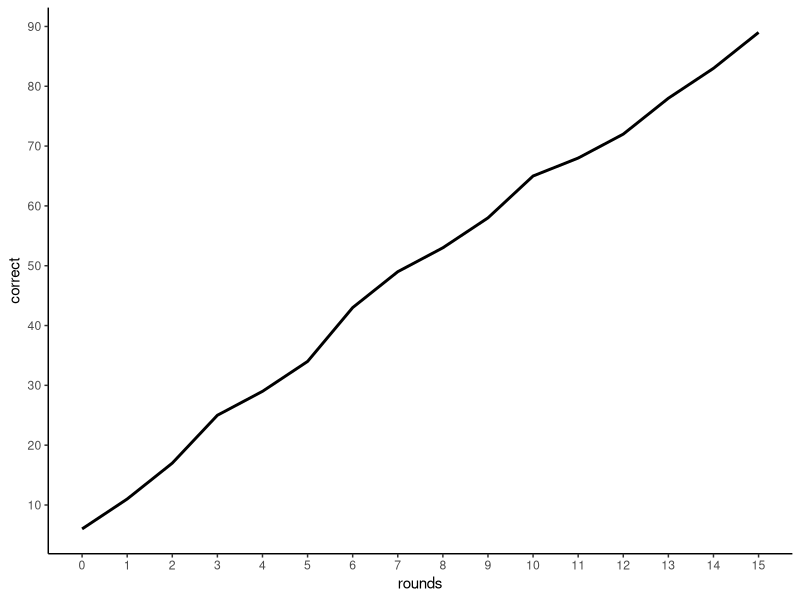

The R source for this figure:
## ---- chunk 1
#| content: valuebox
#| title: "Correct tips"
list(
  icon = "clipboard-check",
  value = "92"
)

## ---- chunk 2
#| content: valuebox
#| title: "Accuracy"
list(
  icon = "bullseye", 
  value = "68.1%"
)

## ---- chunk 3
library(tidyverse)
#Create df of correct tips by round
rounds <- c(0,1,2,3,4,5,6,7,8,9,10,11,12,13,14,15)
correct <- c(6, 5, 6, 8, 4, 5, 9, 6, 4, 5, 7, 3, 4, 6, 5, 6)
total_correct <- sum(correct)
model_performance <- cbind(rounds, correct) |> 
  as.data.frame()

ggplot(model_performance) +
  aes(x = rounds, y = cumsum(correct)) +
  geom_line(linewidth = 1) +
  scale_x_continuous(breaks = seq(min(rounds), max(rounds), 1)) +
  scale_y_continuous(breaks = seq(0, total_correct + 20, 10)) +
  labs(y = "correct") +
  theme_classic() 


